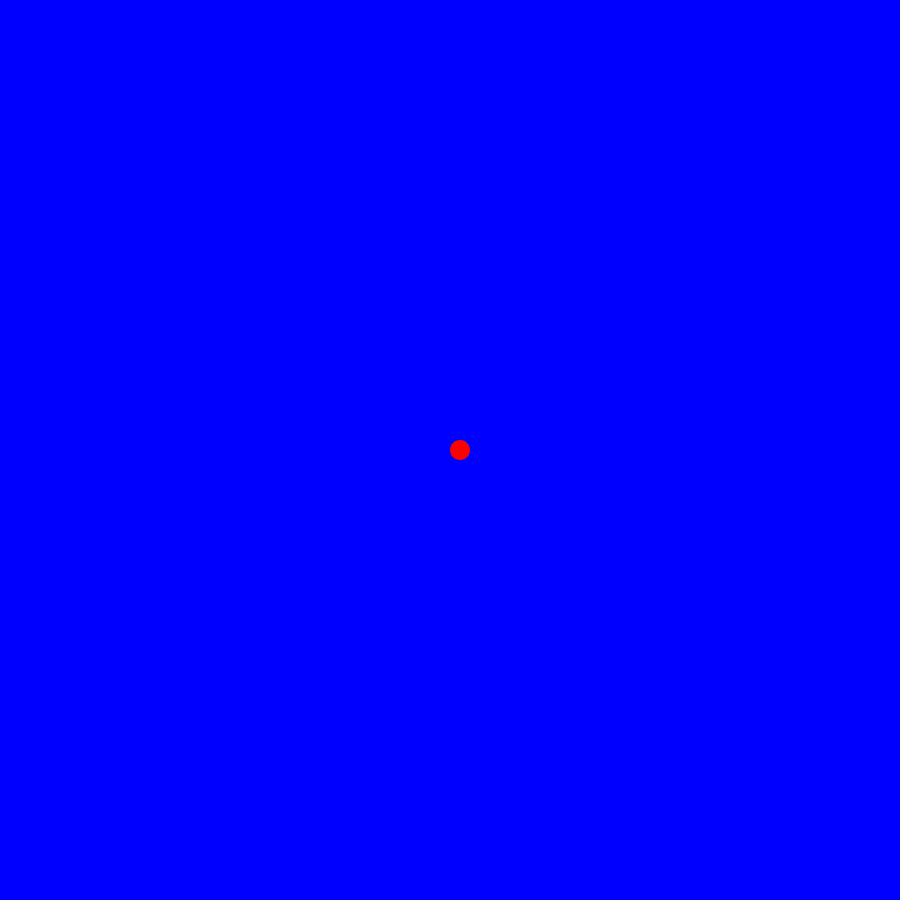
Frame 1 (no input)
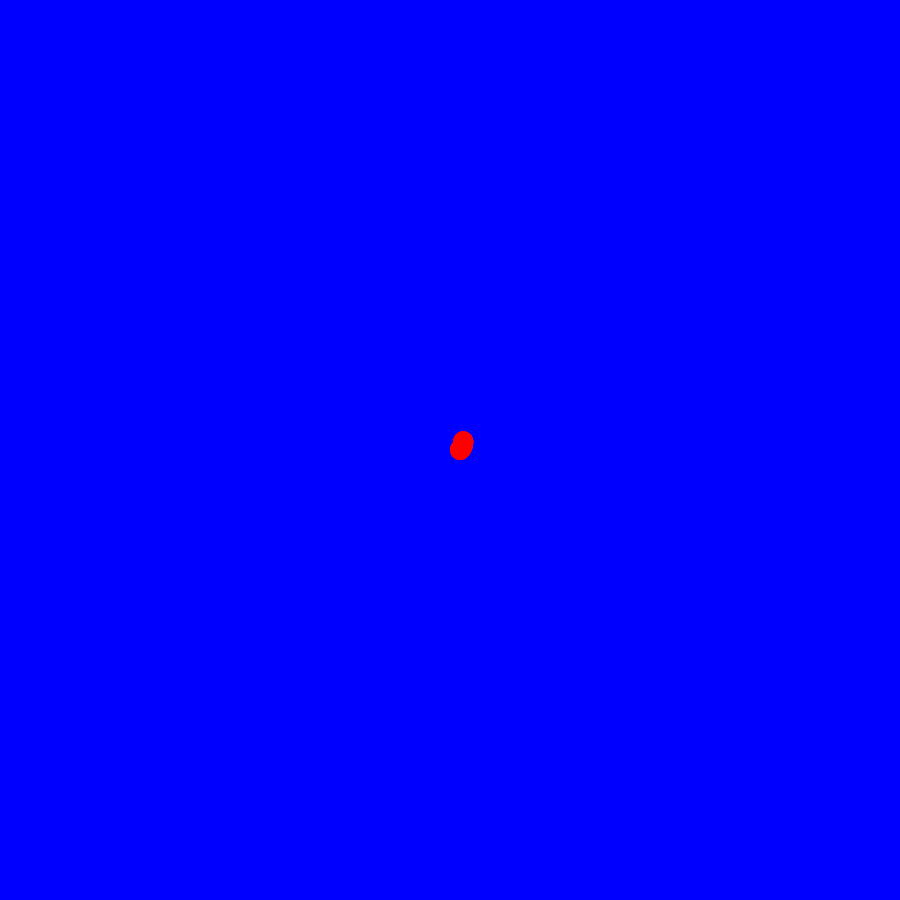
Frame 60 (the mouse pressed at the canvas centre just before this capture)
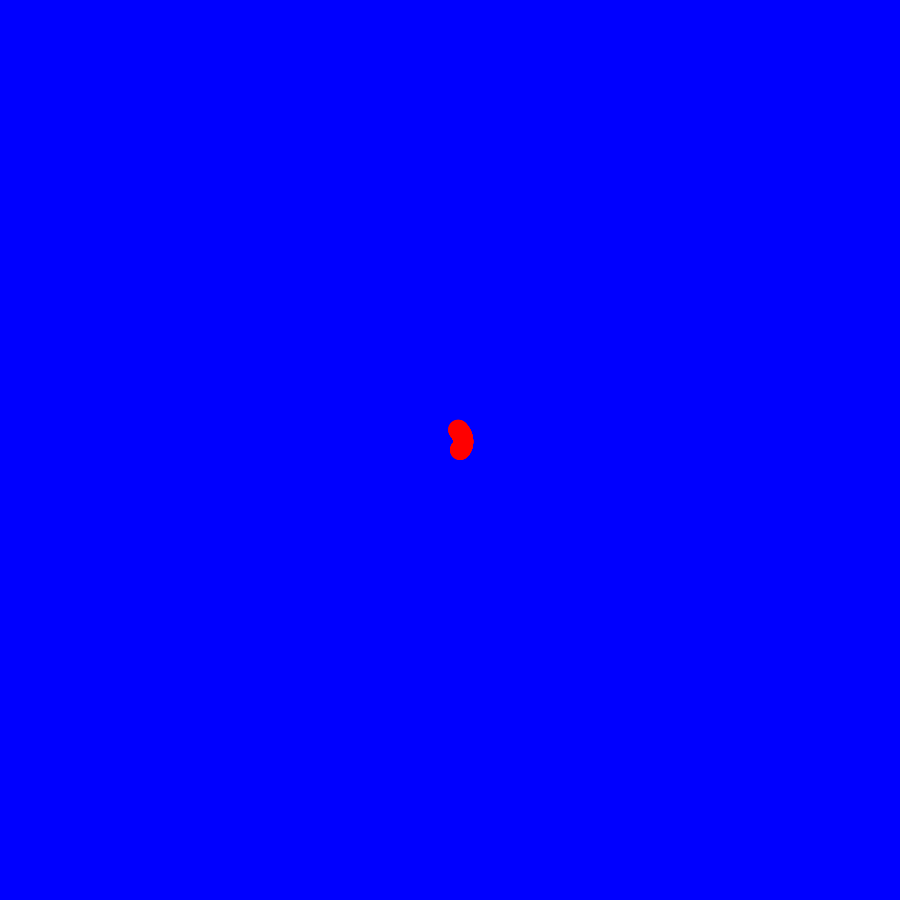
Frame 120 (the mouse held since frame 60 and released just before this capture)

The Processing sketch that drew these frames (run headless with seeded random() and noise(); from frame 60 on, the mouse is pressed at the canvas centre):

// Processing sketch: Lab7_5
// ── Lab7_5.pde
float r = 10;
float theta = 0;

void setup() {
  size(900, 900);
  background(0,0,255);
}

void draw() {
  float x = r * cos(theta);
  float y = r * sin(theta);
  
  noStroke();
  fill(255, 0, 0);
  ellipse(x + width/2, y + height/2, 20, 20);
  theta -= 0.01;
  r += 0.1;
}
